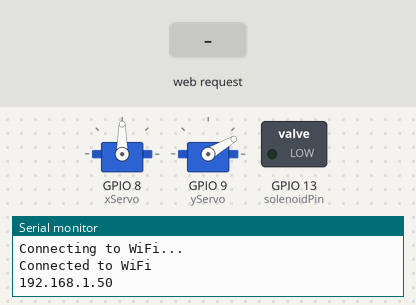
Simulated run of this sketch. Board: ESP32. On the bench: 2 × servo, switched loads named in the sketch (green lamp = pin HIGH), the last lines printed to the serial monitor. The test bench sets the inputs (shaded band). WiFi joins after 1.5 s; servers stay silent unless stated.

Above: at 3.2 s.
3.3 s: HTTP request GET /?solenoid=toggle received
At 4.9 s:
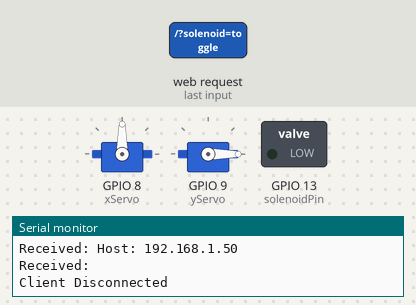
5.6 s: HTTP request GET /?solenoid=on received
At 5.8 s:
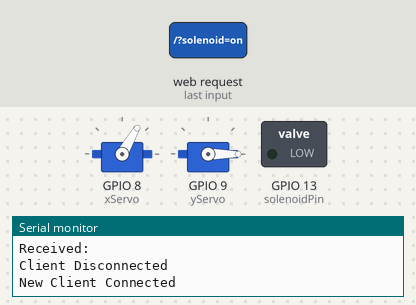
7.9 s: HTTP request GET /?solenoid=off received
At 8.5 s:
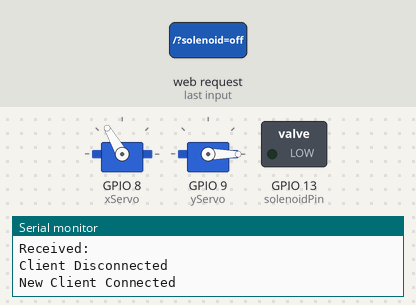
Timing chart, 0 to 10.9 s (numbered marks = the images above; inputs shaded):
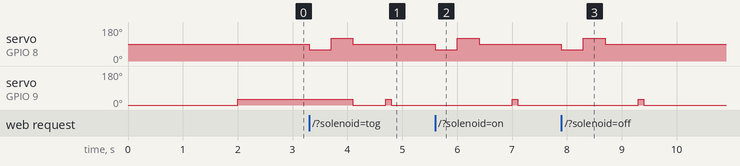

Measured:
- after the input at 3.3 s, servo on GPIO 8 (xServo): 90° → 60° at once, → 120° 0.40 s later, → 90° 0.40 s later; servo on GPIO 9 (yServo): 30° → 0° after 0.80 s, → 30° 0.60 s later, → 0° 0.10 s later
- after the input at 5.6 s, servo on GPIO 8 (xServo): 90° → 60° at once, → 120° 0.40 s later, → 90° 0.40 s later; servo on GPIO 9 (yServo): 0° → 30° after 1.4 s, → 0° 0.10 s later
- after the input at 7.9 s, servo on GPIO 8 (xServo): 90° → 60° at once, → 120° 0.40 s later, → 90° 0.40 s later; servo on GPIO 9 (yServo): 0° → 30° after 1.4 s, → 0° 0.10 s later

The sketch:

turret.ino
```cpp
#include <WiFi.h>
#include <Servo.h>

const char* ssid = "";
const char* password = "";

WiFiServer server(80);

Servo xServo;
Servo yServo;

// Initial positions (degrees)
int xPos = 135;  // Center position for 270-degree servo
int yPos = 0;

// Servo pulse width range (microseconds)
int minPulseWidth = 500;
int maxPulseWidth = 2500;

// Set Solenoid Pin
const int solenoidPin = 13;

void setup() {
  Serial.begin(115200);

  // Attach servos with specified pulse width range
  xServo.attach(8, minPulseWidth, maxPulseWidth);
  yServo.attach(9, minPulseWidth, maxPulseWidth);

  // Move servos to initial positions
  xServo.writeMicroseconds(angleToPulseWidth(xPos));
  yServo.writeMicroseconds(angleToPulseWidth(yPos));

  // Set Up Solenoid Pin
  pinMode(solenoidPin, OUTPUT);
  digitalWrite(solenoidPin, LOW);

  // Connect to Wi-Fi network
  WiFi.begin(ssid, password);

  while (WiFi.status() != WL_CONNECTED) {
    delay(1000);
    Serial.println("Connecting to WiFi...");
  }

  Serial.println("Connected to WiFi");
  Serial.println(WiFi.localIP());

  // Wifi Connected Confirmation Sequence
  yServo.writeMicroseconds(angleToPulseWidth(45));

  server.begin();
}

void loop() {
  WiFiClient client = server.available();

  if (client) {
    Serial.println("New Client Connected");
      xServo.writeMicroseconds(angleToPulseWidth(90));
      delay(400);
      xServo.writeMicroseconds(angleToPulseWidth(180));
      delay(400);
      xServo.writeMicroseconds(angleToPulseWidth(135));
      yServo.writeMicroseconds(angleToPulseWidth(0));
      delay(600);
      yServo.writeMicroseconds(angleToPulseWidth(45));


    String request = "";

    while (client.connected()) {
      if (client.available()) {
        char c = client.read();
        if (c == '\n') {
          // End of request
          request.trim();  // Remove any leading/trailing whitespace
          Serial.print("Received: ");
          Serial.println(request);

          if (request.startsWith("x=") || request.startsWith("y=")) {
            // Parse positions from the request
            parseAndSetPositions(request, client);
          } else if (request.startsWith("solenoid=")) {
            // Handle solenoid command
            handleSolenoidCommand(request, client);
          } else {
            client.println("Invalid command format.");
          }

          // Clear the request string for the next message
          request = "";
        } else {
          request += c;
        }
      }
    }

    int xPulseWidth = angleToPulseWidth(135);
    int yPulseWidth = angleToPulseWidth(0);

    // Move servos to the specified positions
    xServo.writeMicroseconds(xPulseWidth);
    yServo.writeMicroseconds(yPulseWidth);

    client.stop();
    Serial.println("Client Disconnected");
  }
}

int angleToPulseWidth(int angle) {
  return map(angle, 0, 270, minPulseWidth, maxPulseWidth);
}

void parseAndSetPositions(String request, WiFiClient& client) {
  // Expected format: "x=<value>&y=<value>"
  int xIndex = request.indexOf("x=");
  int yIndex = request.indexOf("y=");


  if (xIndex != -1 && yIndex != -1) {
    int xEndIndex = request.indexOf('&', xIndex);
    String xValueStr = request.substring(xIndex + 2, xEndIndex);
    String yValueStr = request.substring(yIndex + 2);

    int xValue = xValueStr.toInt();
    int yValue = yValueStr.toInt();

    // Constrain values to servo limits
    xPos = constrain(xValue, 0, 270);
    yPos = constrain(yValue, 0, 90);

    // Calculate pulse widths
    int xPulseWidth = angleToPulseWidth(xPos);
    int yPulseWidth = angleToPulseWidth(yPos);

    // Move servos to the specified positions
    xServo.writeMicroseconds(xPulseWidth);
    yServo.writeMicroseconds(yPulseWidth);

    Serial.print("Moving xServo to ");
    Serial.print(xPos);
    Serial.print(" degrees, yServo to ");
    Serial.print(yPos);
    Serial.println(" degrees");

    // Send response to client
    client.println("Servos moved to positions: x=" + String(xPos) + ", y=" + String(yPos));
  } else {
    client.println("Invalid command format. Expected: x=<value>&y=<value>");
  }
}

void handleSolenoidCommand(String command, WiFiClient& client) {
  if (command == "solenoid=toggle") {
    static bool solenoidState = false;
    solenoidState = !solenoidState;
    digitalWrite(solenoidPin, solenoidState ? HIGH : LOW);
    client.println("Solenoid toggled " + String(solenoidState ? "ON" : "OFF"));
    Serial.println("Solenoid toggled " + String(solenoidState ? "ON" : "OFF"));
  } else if (command == "solenoid=on") {
    digitalWrite(solenoidPin, HIGH);
    client.println("Solenoid turned ON");
    Serial.println("Solenoid turned ON");
  } else if (command == "solenoid=off") {
    digitalWrite(solenoidPin, LOW);
    client.println("Solenoid turned OFF");
    Serial.println("Solenoid turned OFF");
  } else {
    client.println("Invalid solenoid command");
  }
}
```
